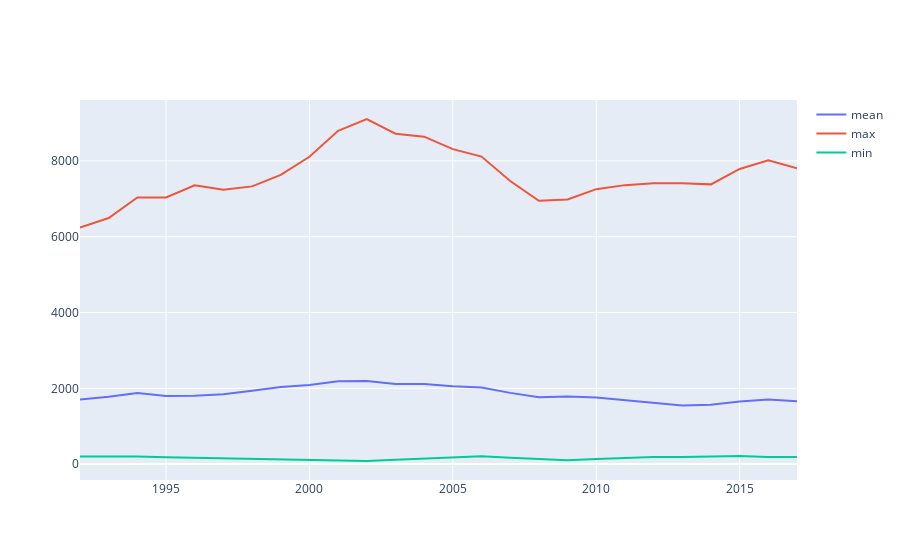

Source (notebook cell):
### Code cell
fig = go.Figure()
  fig.add_trace(go.Scatter(x=state_meta.columns, y=state_meta.loc['mean'], name="mean"))
  fig.add_trace(go.Scatter(x=state_meta.columns, y=state_meta.loc['max'], name="max"))
  fig.add_trace(go.Scatter(x=state_meta.columns, y=state_meta.loc['min'], name="min"))
  fig.show()
